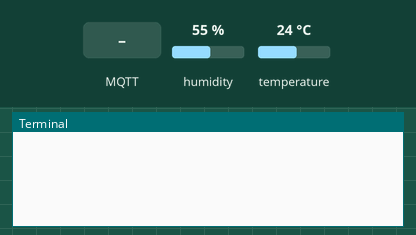
Bench run of a program on a simulated Raspberry Pi (BCM pin numbers). Shown: the last lines printed to the terminal. Inputs (shaded band) come from the test bench; at power-on: humidity 55 %, temperature 24 °C. No MQTT or app messages arrive unless stated.

Above: at 1.3 s.
1.4 s: MQTT message "ON" arrives on the first subscribed topic
At 2.5 s:
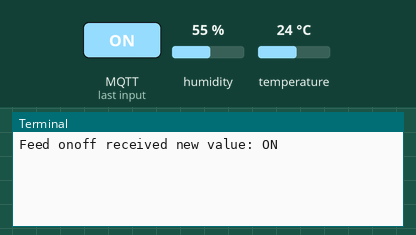
6.6 s: MQTT message "OFF" arrives on the first subscribed topic
At 7.7 s:
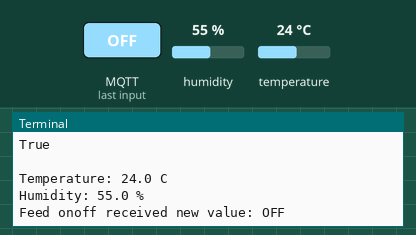
11.6 s: MQTT message "1" arrives on the first subscribed topic
At 12.7 s:
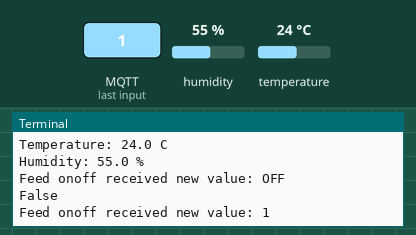
13.1 s: MQTT message "on" arrives on the first subscribed topic
At 13.8 s:
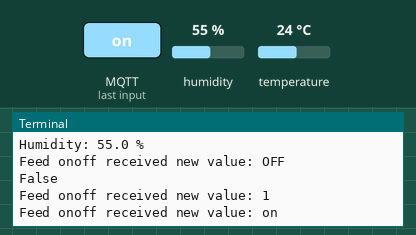
14.6 s: MQTT message "off" arrives on the first subscribed topic
At 15.0 s:
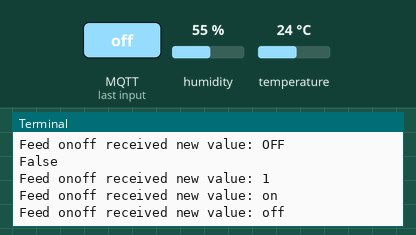

The program:

ch07_adafruit_pi_onoff.py
```python
import board
import busio
import digitalio
import time
from Adafruit_IO import MQTTClient

from adafruit_bme280 import basic as adafruit_bme280
collecting = True

ADAFRUIT_AIO_USERNAME = "xyz"
ADAFRUIT_AIO_KEY      = "XYZ"

aio = MQTTClient(ADAFRUIT_AIO_USERNAME, ADAFRUIT_AIO_KEY)

def message(client, feed_id, payload):
    global collecting
    print('Feed {0} received new value: {1}'.format(
          feed_id, payload))
    if payload == 'ON':
        collecting = True
    if payload == 'OFF':
        collecting = False

aio.on_message = message

aio.connect()
aio.subscribe('onoff')

aio.loop_background()

spi = busio.SPI(board.D11, MISO=board.D9, MOSI=board.D10)
cs = digitalio.DigitalInOut(board.D22)
bme280 = adafruit_bme280.Adafruit_BME280_SPI(spi, cs)

counter = 0
while True:
    if counter == 5:
        print(collecting)
        if collecting:
            print("\nTemperature: %0.1f C" % bme280.temperature)
            print("Humidity: %0.1f %%" % bme280.humidity)
            aio.publish("temp", bme280.temperature)
            aio.publish("humidity", bme280.humidity)
        counter = 0
    counter = counter+1

    time.sleep(1)
```

Measured:
- after the input at 1.4 s, the terminal: prints a new line at once (image 1)
- after the input at 6.6 s, the terminal: prints a new line at once (image 2)
- after the input at 11.6 s, the terminal: prints a new line at once (image 3)
- after the input at 13.1 s, the terminal: prints a new line at once (image 4)
- after the input at 14.6 s, the terminal: prints a new line at once (image 5)
